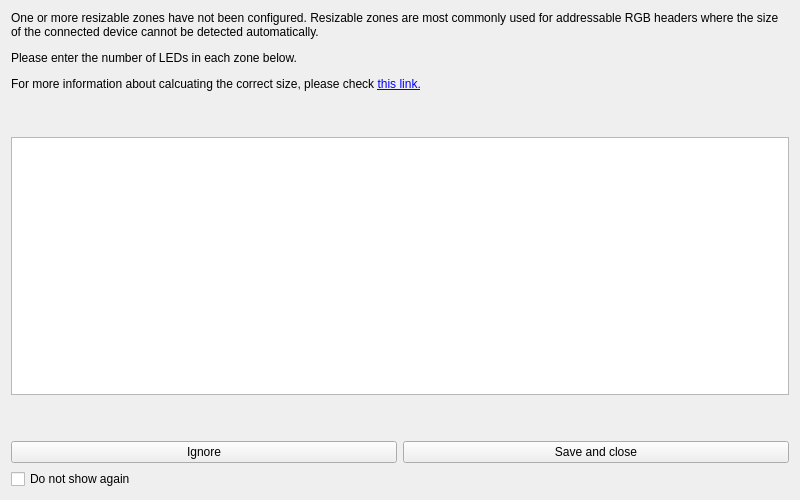
<?xml version="1.0" encoding="UTF-8"?>
<ui version="4.0">
 <class>OpenRGBZonesBulkResizerUi</class>
 <widget class="QWidget" name="OpenRGBZonesBulkResizerUi">
  <property name="geometry">
   <rect>
    <x>0</x>
    <y>0</y>
    <width>800</width>
    <height>500</height>
   </rect>
  </property>
  <property name="windowTitle">
   <string>Form</string>
  </property>
  <layout class="QGridLayout" name="gridLayout">
   <item row="3" column="0" colspan="2">
    <spacer name="verticalSpacer">
     <property name="orientation">
      <enum>Qt::Vertical</enum>
     </property>
     <property name="sizeHint" stdset="0">
      <size>
       <width>20</width>
       <height>40</height>
      </size>
     </property>
    </spacer>
   </item>
   <item row="0" column="0" colspan="2">
    <widget class="QLabel" name="help_label">
     <property name="sizePolicy">
      <sizepolicy hsizetype="Preferred" vsizetype="Preferred">
       <horstretch>1</horstretch>
       <verstretch>1</verstretch>
      </sizepolicy>
     </property>
     <property name="text">
      <string>&lt;html&gt;&lt;head/&gt;&lt;body&gt;&lt;p&gt;One or more resizable zones have not been configured.  Resizable zones are most commonly used for addressable RGB headers where the size of the connected device cannot be detected automatically.&lt;/p&gt;&lt;p&gt;Please enter the number of LEDs in each zone below.&lt;/p&gt;&lt;p&gt;For more information about calcuating the correct size, please check &lt;a href=&quot;https://openrgb.org/resize&quot;&gt;&lt;span style=&quot; text-decoration: underline; color:#0000ff;&quot;&gt;this link.&lt;/span&gt;&lt;/a&gt;&lt;/p&gt;&lt;/body&gt;&lt;/html&gt;</string>
     </property>
     <property name="wordWrap">
      <bool>true</bool>
     </property>
    </widget>
   </item>
   <item row="5" column="0" colspan="2">
    <widget class="QCheckBox" name="do_not_show_again_checkbox">
     <property name="text">
      <string>Do not show again</string>
     </property>
    </widget>
   </item>
   <item row="4" column="1">
    <widget class="QPushButton" name="save_button">
     <property name="text">
      <string>Save and close</string>
     </property>
    </widget>
   </item>
   <item row="2" column="0" colspan="2">
    <widget class="QTableWidget" name="zones_table">
     <property name="sizePolicy">
      <sizepolicy hsizetype="Expanding" vsizetype="Expanding">
       <horstretch>100</horstretch>
       <verstretch>100</verstretch>
      </sizepolicy>
     </property>
     <property name="styleSheet">
      <string notr="true"/>
     </property>
     <property name="frameShape">
      <enum>QFrame::StyledPanel</enum>
     </property>
     <property name="frameShadow">
      <enum>QFrame::Raised</enum>
     </property>
     <property name="showGrid">
      <bool>false</bool>
     </property>
     <property name="gridStyle">
      <enum>Qt::NoPen</enum>
     </property>
    </widget>
   </item>
   <item row="4" column="0">
    <widget class="QPushButton" name="ignore_button">
     <property name="text">
      <string>Ignore</string>
     </property>
    </widget>
   </item>
   <item row="1" column="0" colspan="2">
    <spacer name="verticalSpacer_2">
     <property name="orientation">
      <enum>Qt::Vertical</enum>
     </property>
     <property name="sizeHint" stdset="0">
      <size>
       <width>20</width>
       <height>40</height>
      </size>
     </property>
    </spacer>
   </item>
  </layout>
  <zorder>do_not_show_again_checkbox</zorder>
  <zorder>save_button</zorder>
  <zorder>zones_table</zorder>
  <zorder>ignore_button</zorder>
  <zorder>help_label</zorder>
 </widget>
 <resources/>
 <connections/>
</ui>
